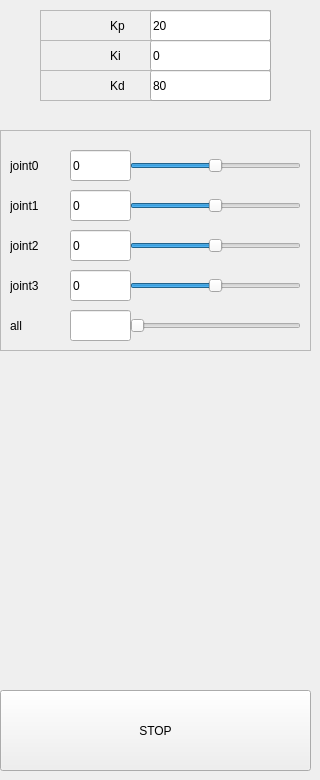
       <widget class="QWidget" name="tab_2">
        <attribute name="title">
         <string>joint control</string>
        </attribute>
        <widget class="QFrame" name="frame_46">
         <property name="geometry">
          <rect>
           <x>0</x>
           <y>130</y>
           <width>311</width>
           <height>221</height>
          </rect>
         </property>
         <property name="frameShape">
          <enum>QFrame::StyledPanel</enum>
         </property>
         <property name="frameShadow">
          <enum>QFrame::Raised</enum>
         </property>
         <widget class="QLineEdit" name="setPoint_joint0">
          <property name="geometry">
           <rect>
            <x>70</x>
            <y>20</y>
            <width>61</width>
            <height>31</height>
           </rect>
          </property>
          <property name="text">
           <string>0</string>
          </property>
          <property name="readOnly">
           <bool>true</bool>
          </property>
         </widget>
         <widget class="QSlider" name="joint0">
          <property name="geometry">
           <rect>
            <x>130</x>
            <y>20</y>
            <width>171</width>
            <height>31</height>
           </rect>
          </property>
          <property name="minimum">
           <number>-180</number>
          </property>
          <property name="maximum">
           <number>180</number>
          </property>
          <property name="value">
           <number>0</number>
          </property>
          <property name="orientation">
           <enum>Qt::Horizontal</enum>
          </property>
         </widget>
         <widget class="QLabel" name="label_42">
          <property name="geometry">
           <rect>
            <x>10</x>
            <y>20</y>
            <width>61</width>
            <height>31</height>
           </rect>
          </property>
          <property name="text">
           <string>joint0</string>
          </property>
         </widget>
         <widget class="QSlider" name="joint1">
          <property name="geometry">
           <rect>
            <x>130</x>
            <y>60</y>
            <width>171</width>
            <height>31</height>
           </rect>
          </property>
          <property name="minimum">
           <number>-180</number>
          </property>
          <property name="maximum">
           <number>180</number>
          </property>
          <property name="value">
           <number>0</number>
          </property>
          <property name="orientation">
           <enum>Qt::Horizontal</enum>
          </property>
         </widget>
         <widget class="QLabel" name="label_44">
          <property name="geometry">
           <rect>
            <x>10</x>
            <y>60</y>
            <width>61</width>
            <height>31</height>
           </rect>
          </property>
          <property name="text">
           <string>joint1</string>
          </property>
         </widget>
         <widget class="QLineEdit" name="setPoint_joint1">
          <property name="geometry">
           <rect>
            <x>70</x>
            <y>60</y>
            <width>61</width>
            <height>31</height>
           </rect>
          </property>
          <property name="text">
           <string>0</string>
          </property>
          <property name="readOnly">
           <bool>true</bool>
          </property>
         </widget>
         <widget class="QSlider" name="joint2">
          <property name="geometry">
           <rect>
            <x>130</x>
            <y>100</y>
            <width>171</width>
            <height>31</height>
           </rect>
          </property>
          <property name="minimum">
           <number>-180</number>
          </property>
          <property name="maximum">
           <number>180</number>
          </property>
          <property name="value">
           <number>0</number>
          </property>
          <property name="orientation">
           <enum>Qt::Horizontal</enum>
          </property>
         </widget>
         <widget class="QLineEdit" name="setPoint_joint2">
          <property name="geometry">
           <rect>
            <x>70</x>
            <y>100</y>
            <width>61</width>
            <height>31</height>
           </rect>
          </property>
          <property name="text">
           <string>0</string>
          </property>
          <property name="readOnly">
           <bool>true</bool>
          </property>
         </widget>
         <widget class="QLabel" name="label_45">
          <property name="geometry">
           <rect>
            <x>10</x>
            <y>100</y>
            <width>61</width>
            <height>31</height>
           </rect>
          </property>
          <property name="text">
           <string>joint2</string>
          </property>
         </widget>
         <widget class="QSlider" name="joint3">
          <property name="geometry">
           <rect>
            <x>130</x>
            <y>140</y>
            <width>171</width>
            <height>31</height>
           </rect>
          </property>
          <property name="minimum">
           <number>-180</number>
          </property>
          <property name="maximum">
           <number>180</number>
          </property>
          <property name="value">
           <number>0</number>
          </property>
          <property name="orientation">
           <enum>Qt::Horizontal</enum>
          </property>
         </widget>
         <widget class="QLineEdit" name="setPoint_joint3">
          <property name="geometry">
           <rect>
            <x>70</x>
            <y>140</y>
            <width>61</width>
            <height>31</height>
           </rect>
          </property>
          <property name="text">
           <string>0</string>
          </property>
          <property name="readOnly">
           <bool>true</bool>
          </property>
         </widget>
         <widget class="QLabel" name="label_46">
          <property name="geometry">
           <rect>
            <x>10</x>
            <y>140</y>
            <width>61</width>
            <height>31</height>
           </rect>
          </property>
          <property name="text">
           <string>joint3</string>
          </property>
         </widget>
         <widget class="QLabel" name="label_47">
          <property name="geometry">
           <rect>
            <x>10</x>
            <y>180</y>
            <width>61</width>
            <height>31</height>
           </rect>
          </property>
          <property name="text">
           <string>all</string>
          </property>
         </widget>
         <widget class="QLineEdit" name="setPoint_jointAll">
          <property name="geometry">
           <rect>
            <x>70</x>
            <y>180</y>
            <width>61</width>
            <height>31</height>
           </rect>
          </property>
          <property name="readOnly">
           <bool>true</bool>
          </property>
         </widget>
         <widget class="QSlider" name="allJoints">
          <property name="geometry">
           <rect>
            <x>130</x>
            <y>180</y>
            <width>171</width>
            <height>31</height>
           </rect>
          </property>
          <property name="minimum">
           <number>0</number>
          </property>
          <property name="maximum">
           <number>360</number>
          </property>
          <property name="orientation">
           <enum>Qt::Horizontal</enum>
          </property>
         </widget>
        </widget>
        <widget class="QPushButton" name="stop_button_jointControl">
         <property name="geometry">
          <rect>
           <x>0</x>
           <y>690</y>
           <width>311</width>
           <height>81</height>
          </rect>
         </property>
         <property name="sizePolicy">
          <sizepolicy hsizetype="MinimumExpanding" vsizetype="Fixed">
           <horstretch>0</horstretch>
           <verstretch>0</verstretch>
          </sizepolicy>
         </property>
         <property name="text">
          <string>STOP</string>
         </property>
         <property name="checkable">
          <bool>true</bool>
         </property>
        </widget>
        <widget class="QFrame" name="frame_47">
         <property name="geometry">
          <rect>
           <x>40</x>
           <y>40</y>
           <width>231</width>
           <height>31</height>
          </rect>
         </property>
         <property name="frameShape">
          <enum>QFrame::StyledPanel</enum>
         </property>
         <property name="frameShadow">
          <enum>QFrame::Raised</enum>
         </property>
         <widget class="QLineEdit" name="Ki_jointControl">
          <property name="geometry">
           <rect>
            <x>110</x>
            <y>0</y>
            <width>121</width>
            <height>31</height>
           </rect>
          </property>
          <property name="text">
           <string>0</string>
          </property>
         </widget>
         <widget class="QLabel" name="label_48">
          <property name="geometry">
           <rect>
            <x>70</x>
            <y>0</y>
            <width>41</width>
            <height>31</height>
           </rect>
          </property>
          <property name="text">
           <string>Ki</string>
          </property>
         </widget>
        </widget>
        <widget class="QFrame" name="frame_48">
         <property name="geometry">
          <rect>
           <x>40</x>
           <y>70</y>
           <width>231</width>
           <height>31</height>
          </rect>
         </property>
         <property name="frameShape">
          <enum>QFrame::StyledPanel</enum>
         </property>
         <property name="frameShadow">
          <enum>QFrame::Raised</enum>
         </property>
         <widget class="QLineEdit" name="Kd_jointControl">
          <property name="geometry">
           <rect>
            <x>110</x>
            <y>0</y>
            <width>121</width>
            <height>31</height>
           </rect>
          </property>
          <property name="text">
           <string>80</string>
          </property>
         </widget>
         <widget class="QLabel" name="label_49">
          <property name="geometry">
           <rect>
            <x>70</x>
            <y>0</y>
            <width>41</width>
            <height>31</height>
           </rect>
          </property>
          <property name="text">
           <string>Kd</string>
          </property>
         </widget>
        </widget>
        <widget class="QFrame" name="frame_49">
         <property name="geometry">
          <rect>
           <x>40</x>
           <y>10</y>
           <width>231</width>
           <height>31</height>
          </rect>
         </property>
         <property name="frameShape">
          <enum>QFrame::StyledPanel</enum>
         </property>
         <property name="frameShadow">
          <enum>QFrame::Raised</enum>
         </property>
         <widget class="QLineEdit" name="Kp_jointControl">
          <property name="geometry">
           <rect>
            <x>110</x>
            <y>0</y>
            <width>121</width>
            <height>31</height>
           </rect>
          </property>
          <property name="text">
           <string>20</string>
          </property>
         </widget>
         <widget class="QLabel" name="label_50">
          <property name="geometry">
           <rect>
            <x>70</x>
            <y>0</y>
            <width>41</width>
            <height>31</height>
           </rect>
          </property>
          <property name="text">
           <string>Kp</string>
          </property>
         </widget>
        </widget>
       </widget>
